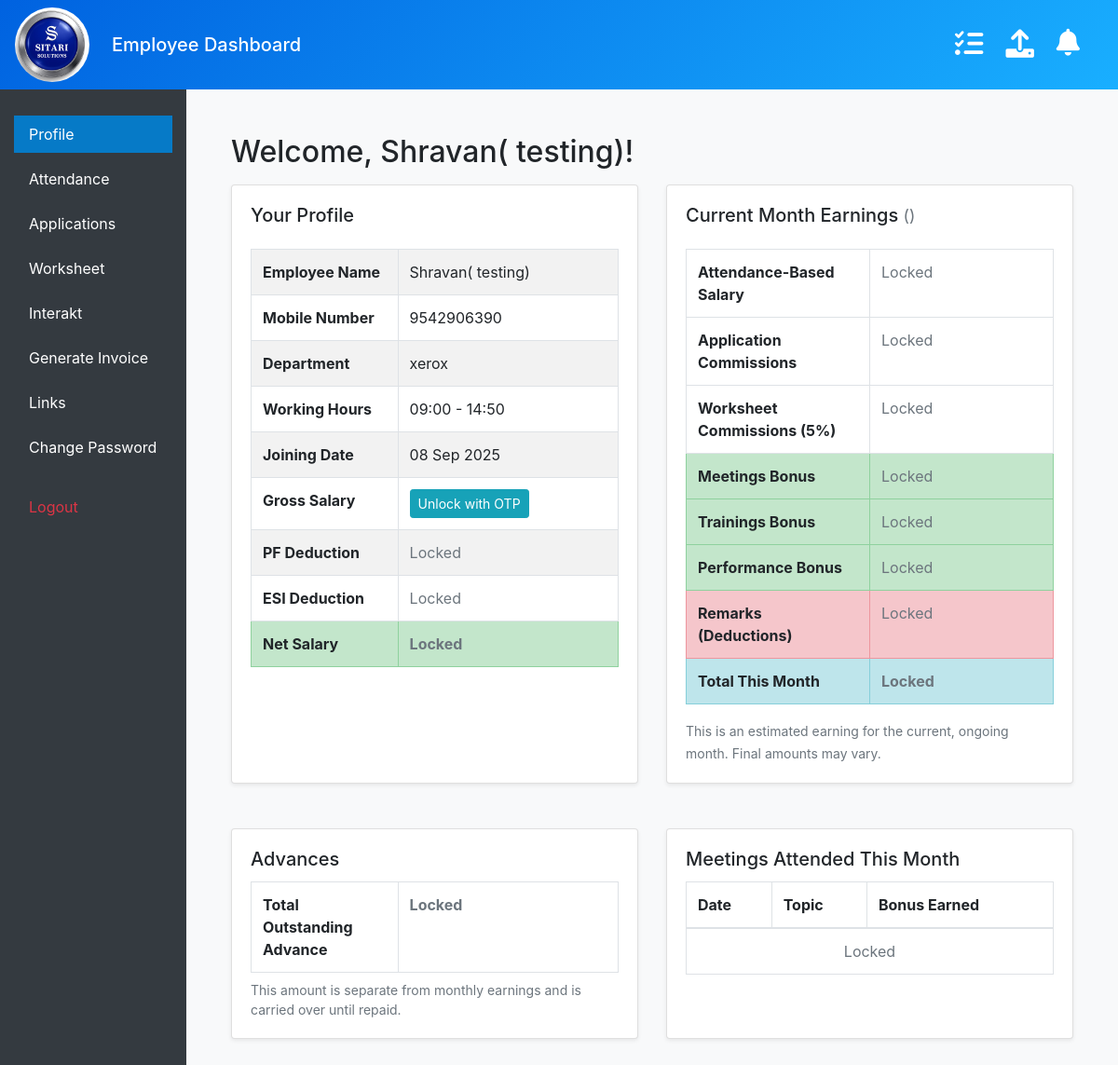
/employee/dashboard/ (signed in), run on an earlier commit of the app's database.
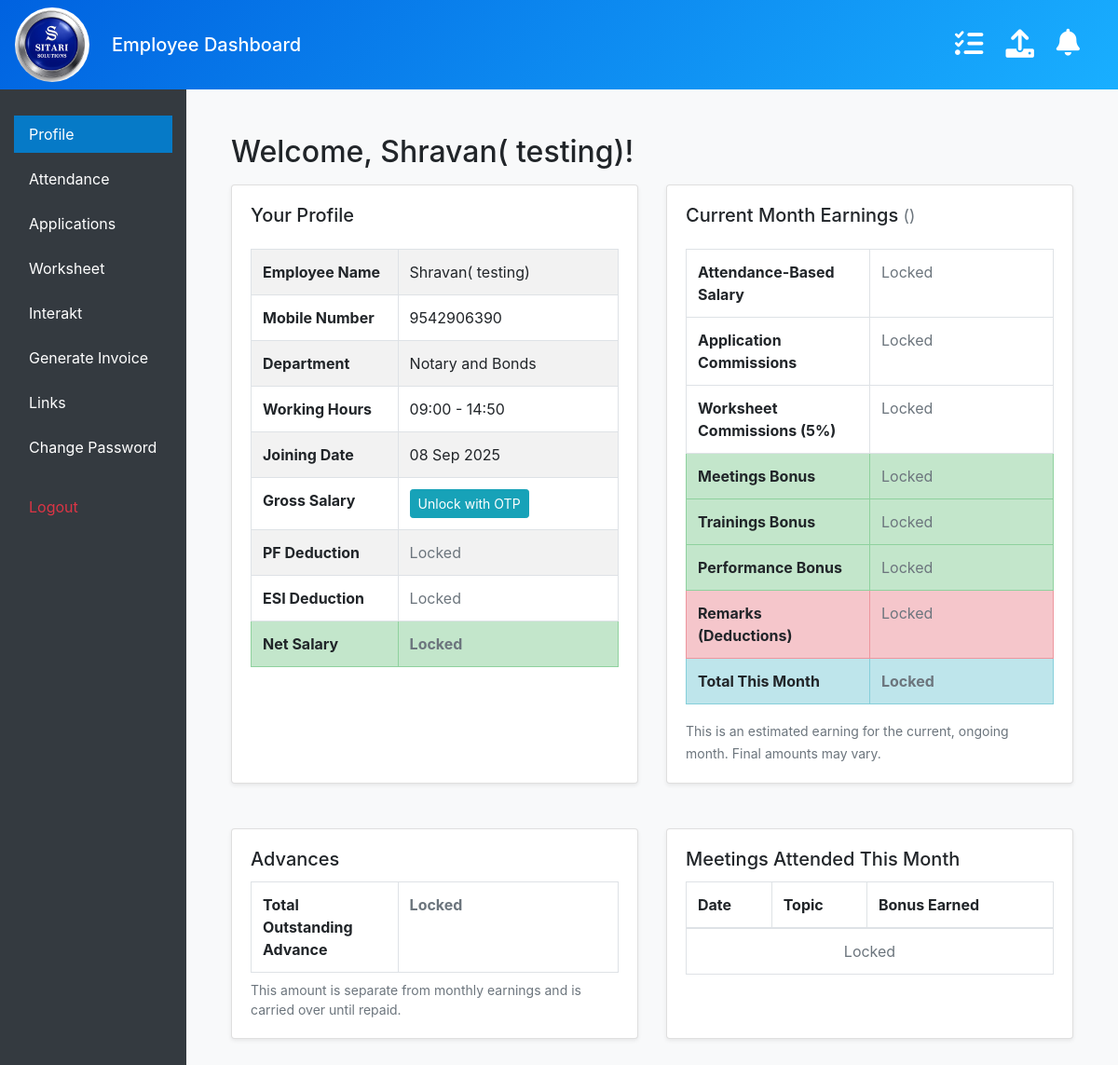
And on a later commit of the database.
### management/models.py (models this page shows, shortened)
class Employee(models.Model):
    employee_id = models.AutoField(primary_key=True)
    name = models.CharField(max_length=150)
    mobile_number = models.CharField(max_length=15, unique=True)
    salary = models.DecimalField(max_digits=10, decimal_places=2)
    pf = models.DecimalField("Provident Fund (PF)", max_digits=10, decimal_places=2, null=True, blank=True)
    esi = models.DecimalField("Employee State Insurance (ESI)", max_digits=10, decimal_places=2, null=True, blank=True)
    joining_date = models.DateField()
    department = models.ForeignKey('Department', null=True, blank=True, on_delete=models.SET_NULL, related_name='employees')
    working_start_time = models.TimeField(null=True, blank=True)
    working_end_time = models.TimeField(null=True, blank=True)
    password = models.CharField(max_length=128, default="123")
    assigned_links = models.ManyToManyField(
        ManagedLink,
        blank=True,
        related_name="assigned_employees"
    )
    advances = models.DecimalField(
        "Current Advance",
        max_digits=10,
        decimal_places=2,
        default=0,
        help_text="Total outstanding advance amount taken by the employee."
    )

class Department(models.Model):
    name = models.CharField(max_length=50, unique=True)

### management/views.py (the view, shortened to what this page needs)
# urls.py: path('employee/dashboard/', views.employee_dashboard, name='employee_dashboard'),
def employee_dashboard(request):
    employee_id = request.session.get('employee_id')
    if not employee_id:
        return redirect('login')
    try:
        employee = Employee.objects.get(employee_id=employee_id)
    except Employee.DoesNotExist:
        request.session.flush()
        return redirect('login')
    otp_verified = request.session.get('otp_verified', False)
    show_sensitive = otp_verified
    otp_sent = request.session.get('otp_sent_flag', False)
    earnings_data = {}
    if show_sensitive:
        earnings_data = employee.get_current_month_earnings()
    now = timezone.now()
    attended_meetings = MeetingAttendance.objects.filter(
        employee=employee,
        attended=True,
        meeting__date__year=now.year,
        meeting__date__month=now.month
    ).select_related('meeting').order_by('-meeting__date')
    context = {
        'employee': employee,
        'show_sensitive': show_sensitive,
        'otp_sent': otp_sent,
        'otp_verified': otp_verified,
        'current_month_earnings': earnings_data,
        'upload_form': EmployeeUploadForm(),
        'attended_meetings': attended_meetings,  # Pass the new data to the template
    }
    if 'otp_verified' in request.session:
        del request.session['otp_verified']
    if 'otp_sent_flag' in request.session:
        if not 'emp_otp' in request.session:
             del request.session['otp_sent_flag']
    return render(request, 'employee_dashboard.html', context)

### management/templates/employee_dashboard.html (shortened to what this page needs)
{% extends "masteremployee.html" %}
{% load static %}
{% load humanize %}
{% block content %}
<main class="container-fluid ml-sm-auto col-lg-12 px-4 py-4">
    <h2>Welcome, {{ employee.name }}!</h2>
    <div class="row mt-3">
        <div class="col-lg-6 mb-4">
            <div class="card h-100 shadow-sm">
                <div class="card-body">
                    <h5 class="card-title mb-4">Your Profile</h5>
                    <div class="table-responsive">
                        <table class="table table-bordered table-striped mb-0">
                            <tbody>
                                <tr>
                                    <th scope="row" style="width: 40%;">Employee Name</th>
                                    <td>{{ employee.name }}</td>
                                </tr>
                                <tr>
                                    <th scope="row">Mobile Number</th>
                                    <td>{{ employee.mobile_number }}</td>
                                </tr>
                                <tr>
                                    <th scope="row">Department</th>
                                    <td>{{ employee.department.name|default_if_none:"Not set" }}</td>
                                </tr>
                                <tr>
                                    <th scope="row">Working Hours</th>
                                    <td>
                                        {% if employee.working_start_time and employee.working_end_time %}
                                            {{ employee.working_start_time|time:"H:i" }} - {{ employee.working_end_time|time:"H:i" }}
                                        {% else %}
                                            <span class="text-muted">Not set</span>
                                        {% endif %}
                                    </td>
                                </tr>
                                <tr>
                                    <th scope="row">Joining Date</th>
                                    <td>{{ employee.joining_date|date:"d M Y" }}</td>
                                </tr>
                                <tr>
                                    <th scope="row">Gross Salary</th>
                                    <td>
                                        {% if show_sensitive %}
                                            ₹{{ employee.salary|floatformat:0|intcomma }}
                                        {% else %}
                                            {% if otp_sent and not otp_verified %}
                                                <form method="post" class="form-inline">
                                                    {% csrf_token %}
                                                    <input type="text" name="otp" class="form-control form-control-sm mr-2" placeholder="Enter OTP" required>
                                                    <button type="submit" name="verify_otp" class="btn btn-sm btn-primary">Verify</button>
                                                </form>
                                            {% else %}
                                                <form method="post" class="form-inline">
                                                    <button type="submit" name="send_otp" class="btn btn-sm btn-info">Unlock with OTP</button>
                                                </form>
                                            {% endif %}
                                        {% endif %}
                                    </td>
                                </tr>
                                <tr>
                                    <th scope="row">PF Deduction</th>
                                    <td>{% if show_sensitive %}₹{{ employee.pf|default:"0.00"|floatformat:0|intcomma }}{% else %}<span class="text-muted">Locked</span>{% endif %}</td>
                                </tr>
                                <tr>
                                    <th scope="row">ESI Deduction</th>
                                    <td>{% if show_sensitive %}₹{{ employee.esi|default:"0.00"|floatformat:0|intcomma }}{% else %}<span class="text-muted">Locked</span>{% endif %}</td>
                                </tr>
                                <tr class="table-success">
                                    <th scope="row">Net Salary</th>
                                    <td><strong>{% if show_sensitive %}₹{{ employee.net_salary|floatformat:0|intcomma }}{% else %}<span class="text-muted">Locked</span>{% endif %}</strong></td>
                                </tr>
                            </tbody>
                        </table>
                    </div>
                </div>
            </div>
        </div>
        <div class="col-lg-6 mb-4">
            <div class="card h-100 shadow-sm">
                <div class="card-body">
                    <h5 class="card-title mb-4">Current Month Earnings <small class="text-muted">({{ "now"|date:"F Y" }})</small></h5>
                    <div class="table-responsive">
                        <table class="table table-bordered mb-0">
                            <tbody>
                                <tr>
                                    <th scope="row" style="width: 50%;">Attendance-Based Salary</th>
                                    <td>{% if show_sensitive %}₹{{ current_month_earnings.attendance_salary|floatformat:0|intcomma }}{% else %}<span class="text-muted">Locked</span>{% endif %}</td>
                                </tr>
                                <tr>
                                    <th scope="row">Application Commissions</th>
                                    <td>{% if show_sensitive %}₹{{ current_month_earnings.application_commissions|floatformat:0|intcomma }}{% else %}<span class="text-muted">Locked</span>{% endif %}</td>
                                </tr>
                                <tr>
                                    <th scope="row">Worksheet Commissions (5%)</th>
                                    <td>{% if show_sensitive %}₹{{ current_month_earnings.worksheet_commissions|floatformat:0|intcomma }}{% else %}<span class="text-muted">Locked</span>{% endif %}</td>
                                </tr>
                                <tr class="table-success">
                                    <th scope="row">Meetings Bonus</th>
                                    <td>{% if show_sensitive %}₹{{ current_month_earnings.meetings_bonus|floatformat:0|intcomma }}{% else %}<span class="text-muted">Locked</span>{% endif %}</td>
                                </tr>
                                <tr class="table-success">
                                    <th scope="row">Trainings Bonus</th>
                                    <td>{% if show_sensitive %}₹{{ current_month_earnings.trainings_bonus|floatformat:0|intcomma }}{% else %}<span class="text-muted">Locked</span>{% endif %}</td>
                                </tr>
                                <tr class="table-success">
                                    <th scope="row">Performance Bonus</th>
                                    <td>{% if show_sensitive %}₹{{ current_month_earnings.performance_bonus|floatformat:0|intcomma }}{% else %}<span class="text-muted">Locked</span>{% endif %}</td>
                                </tr>
                                {% if show_sensitive %}
                                    <tr class="table-danger">
                                        <th scope="row">Remarks (Deductions)</th>
                                        <td>
                                            {% if current_month_earnings.monthly_deductions_list %}
                                                <ol style="margin-bottom: 0; padding-left: 20px;">
                                                {% for deduction in current_month_earnings.monthly_deductions_list %}
                                                    <li class="mb-2">
                                                        <strong>- ₹{{ deduction.amount|floatformat:0|intcomma }}</strong>
                                                        {% if deduction.notes %}<br><small class="font-weight-normal">({{ deduction.notes }})</small>{% endif %}
                                                        {% if deduction.date %}<br><small class="font-weight-normal">({{ deduction.date }})</small>{% endif %}
                                                    </li>
                                                {% endfor %}
                                                </ol>
                                            {% else %}
                                                - ₹0
                                            {% endif %}
                                        </td>
                                    </tr>
                                {% else %}
                                    <tr class="table-danger">
                                        <th scope="row">Remarks (Deductions)</th>
                                        <td><span class="text-muted">Locked</span></td>
                                    </tr>
                                {% endif %}
                                <tr class="table-info">
                                    <th scope="row">Total This Month</th>
                                    <td><strong>{% if show_sensitive %}₹{{ current_month_earnings.total_earnings|floatformat:0|intcomma }}{% else %}<span class="text-muted">Locked</span>{% endif %}</strong></td>
                                </tr>
                            </tbody>
                        </table>
                        <div class="mt-3">
                            <small class="text-muted">This is an estimated earning for the current, ongoing month. Final amounts may vary.</small>
                        </div>
                    </div>
                </div>
            </div>
        </div>
    </div>
    <div class="row mt-4">
        <div class="col-lg-6 mb-4">
            <div class="card h-100 shadow-sm">
                <div class="card-body">
                    <h5 class="card-title">Advances</h5>
                    <div class="table-responsive">
                        <table class="table table-bordered mb-0">
                            <tbody>
                                <tr>
                                    <th scope="row" style="width: 40%;">Total Outstanding Advance</th>
                                    <td><strong>{% if show_sensitive %}₹{{ employee.advances|floatformat:0|intcomma }}{% else %}<span class="text-muted">Locked</span>{% endif %}</strong></td>
                                </tr>
                            </tbody>
                        </table>
                        <small class="text-muted mt-2 d-block">This amount is separate from monthly earnings and is carried over until repaid.</small>
                    </div>
                </div>
            </div>
        </div>
        <div class="col-lg-6 mb-4">
            <div class="card h-100 shadow-sm">
                <div class="card-body">
                    <h5 class="card-title">Meetings Attended This Month</h5>
                    <div class="table-responsive">
                        <table class="table table-bordered mb-0">
                            <thead>
                                <tr>
                                    <th>Date</th>
                                    <th>Topic</th>
                                    <th>Bonus Earned</th>
                                </tr>
                            </thead>
                            <tbody>
                                {% if show_sensitive %}
                                    {% for attendance in attended_meetings %}
                                        <tr>
                                            <td>{{ attendance.meeting.date|date:"d M Y" }}</td>
                                            <td>{{ attendance.meeting.topic }}</td>
                                            <td>₹{{ attendance.meeting.amount|floatformat:0|intcomma }}</td>
                                        </tr>
                                    {% empty %}
                                        <tr>
                                            <td colspan="3" class="text-muted text-center">No meetings attended this month.</td>
                                        </tr>
                                    {% endfor %}
                                {% else %}
                                    <tr>
                                        <td colspan="3" class="text-muted text-center">Locked</td>
                                    </tr>
                                {% endif %}
                            </tbody>
                        </table>
                    </div>
                </div>
            </div>
        </div>
    </div>
</main>
{% endblock %}

What changed in the data, as far as the page shows it:
changed Employee "Shravan( testing)": department.name "xerox" → "Notary and Bonds"
